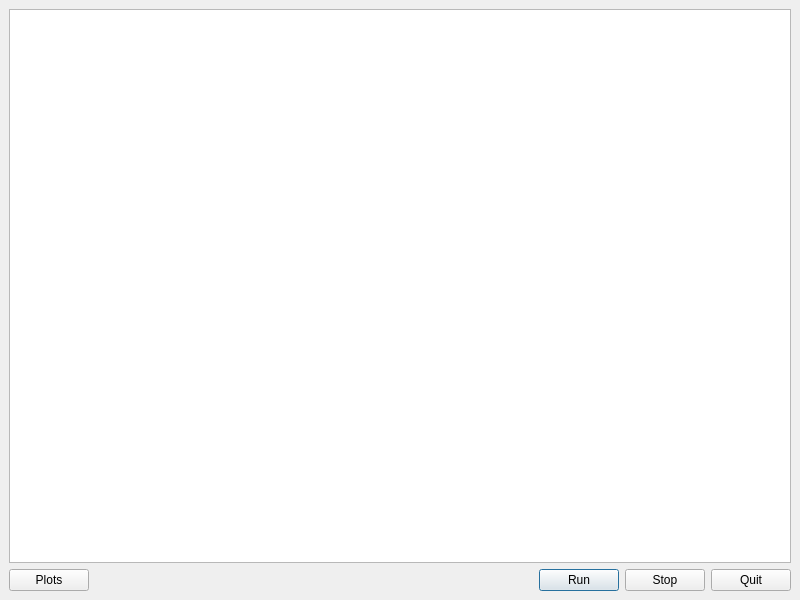
<?xml version="1.0" encoding="UTF-8"?>
<ui version="4.0">
 <class>Interface</class>
 <widget class="QMainWindow" name="Interface">
  <property name="geometry">
   <rect>
    <x>0</x>
    <y>0</y>
    <width>800</width>
    <height>600</height>
   </rect>
  </property>
  <property name="minimumSize">
   <size>
    <width>400</width>
    <height>300</height>
   </size>
  </property>
  <property name="windowTitle">
   <string>NSimulator</string>
  </property>
  <widget class="QWidget" name="centralwidget">
   <layout class="QVBoxLayout" name="verticalLayout_2">
    <item>
     <layout class="QVBoxLayout" name="verticalLayout">
      <item>
       <widget class="QTextEdit" name="LogViewer">
        <property name="font">
         <font>
          <pointsize>10</pointsize>
         </font>
        </property>
        <property name="readOnly">
         <bool>true</bool>
        </property>
       </widget>
      </item>
      <item>
       <layout class="QHBoxLayout" name="horizontalLayout">
        <item>
         <widget class="QPushButton" name="pb_plots">
          <property name="text">
           <string>Plots</string>
          </property>
         </widget>
        </item>
        <item>
         <spacer name="horizontalSpacer">
          <property name="orientation">
           <enum>Qt::Horizontal</enum>
          </property>
          <property name="sizeHint" stdset="0">
           <size>
            <width>40</width>
            <height>20</height>
           </size>
          </property>
         </spacer>
        </item>
        <item>
         <widget class="QPushButton" name="pb_run">
          <property name="text">
           <string>Run</string>
          </property>
          <property name="default">
           <bool>true</bool>
          </property>
         </widget>
        </item>
        <item>
         <widget class="QPushButton" name="pb_stop">
          <property name="text">
           <string>Stop</string>
          </property>
         </widget>
        </item>
        <item>
         <widget class="QPushButton" name="pb_quit">
          <property name="text">
           <string>Quit</string>
          </property>
         </widget>
        </item>
       </layout>
      </item>
     </layout>
    </item>
   </layout>
  </widget>
  <action name="actionQuit">
   <property name="icon">
    <iconset resource="../resources/resources.qrc">
     <normaloff>:/images/images/quit.png</normaloff>:/images/images/quit.png</iconset>
   </property>
   <property name="text">
    <string>Quit</string>
   </property>
   <property name="iconVisibleInMenu">
    <bool>true</bool>
   </property>
  </action>
 </widget>
 <resources>
  <include location="../resources/resources.qrc"/>
 </resources>
 <connections/>
</ui>
